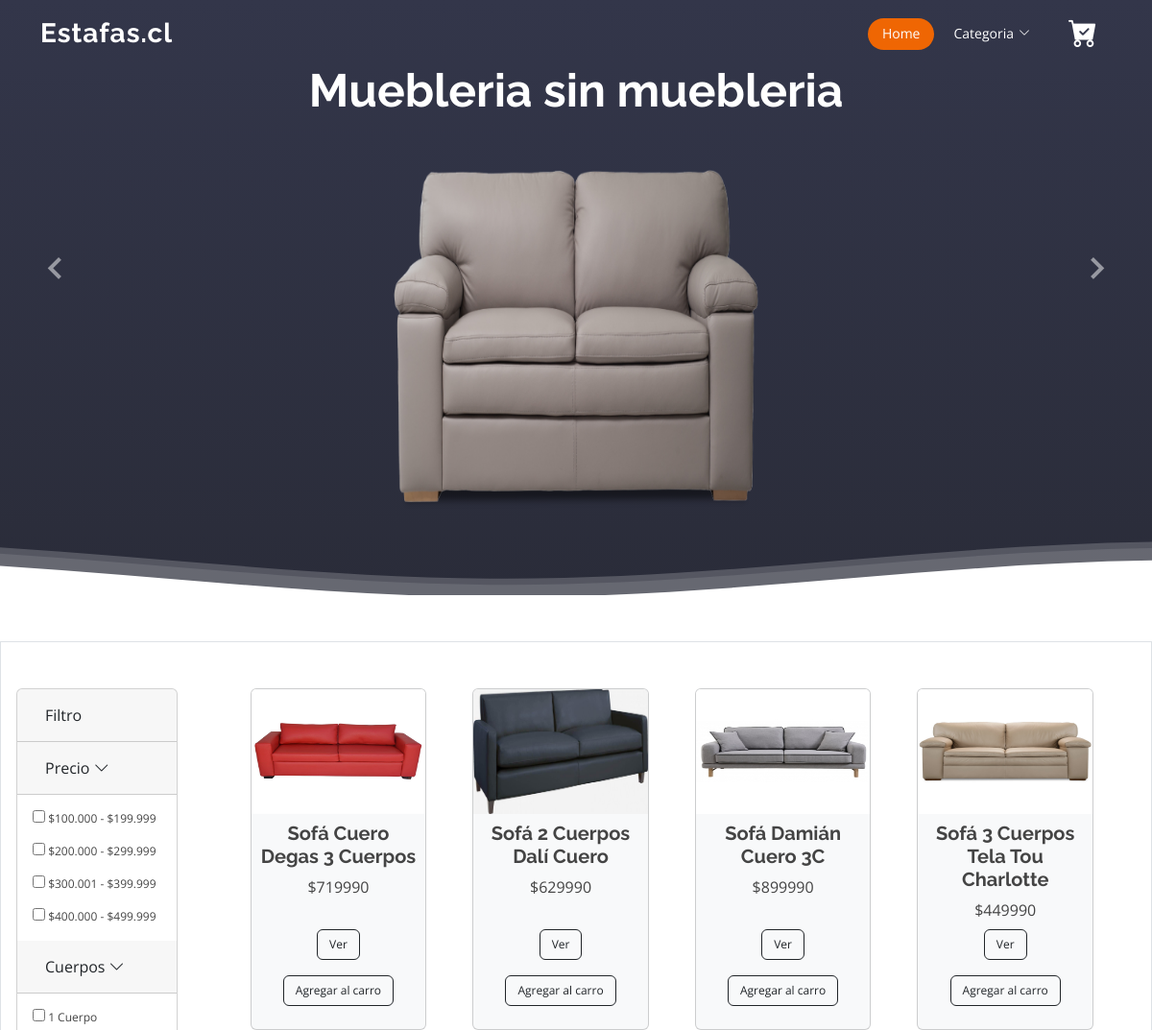
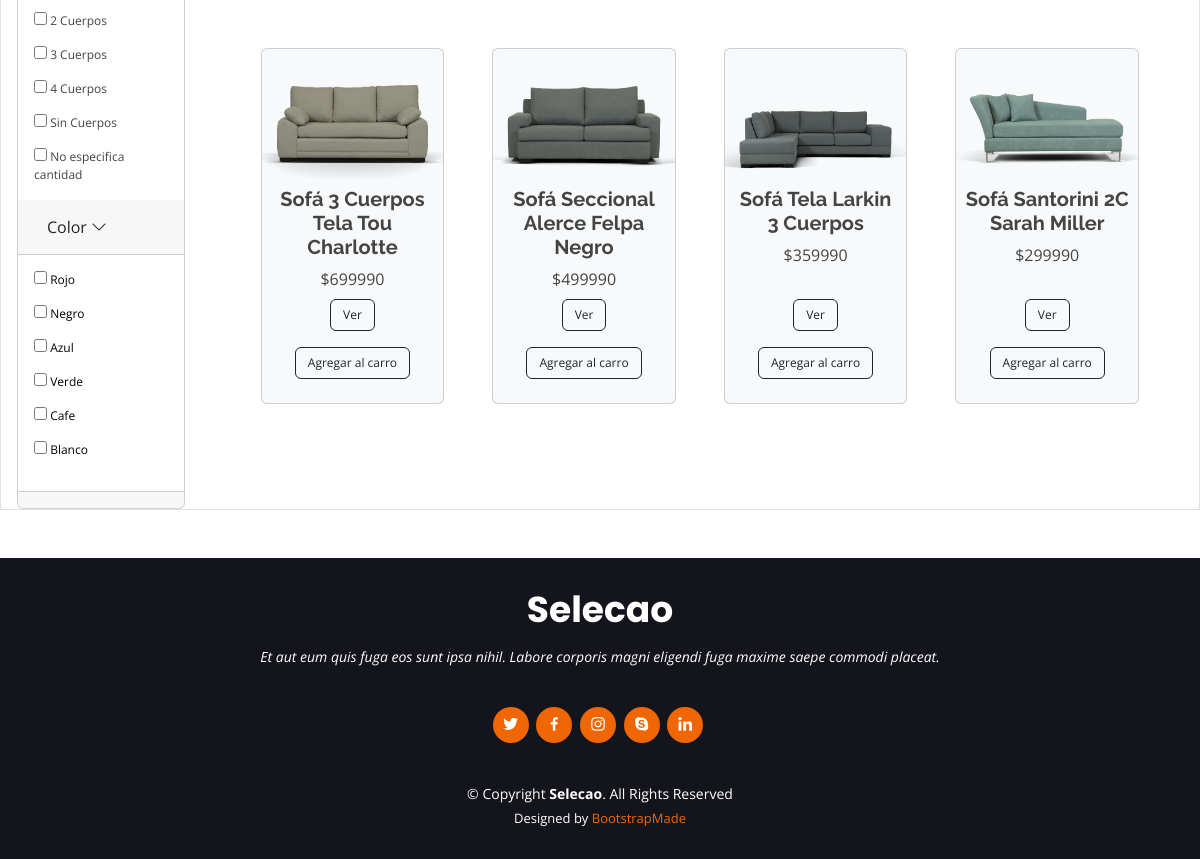
The page / on the database its author committed (2 pictures, top to bottom).
### app_muebleria/models.py (models this page shows, shortened)
class Producto(models.Model):
    sku = models.IntegerField(primary_key=True)
    nombre = models.CharField(max_length=50)
    precio = models.IntegerField()
    medidas = models.CharField(max_length=20)
    marca = models.CharField(max_length=30)
    stock = models.IntegerField()
    img = models.CharField(max_length=100)
    categoriaProducto = models.ForeignKey(Categoria, on_delete=models.CASCADE)
    tipoProducto = models.ForeignKey(TipoProducto, on_delete= models.CASCADE)
    descripcion = models.CharField(max_length= 200)

### app_muebleria/views.py (the view)
# urls.py: path('',listarProductos ,name = "inicio"),
def listarProductos(request):
    global totalPagar
    listado = Producto.objects.all()
    listadoCarro = CarroCompras.objects.all()
    contexto = {'listado' : listado, 'listadoCarro': listadoCarro,'Total': totalPagar}
    return render (request, 'index.html', contexto)

### app_muebleria/Templates/index.html (shortened to what this page needs)
<!DOCTYPE html>
<html lang="en">
<head>
  <link href="https://cdn.jsdelivr.net/npm/bootstrap@5.1.3/dist/css/bootstrap.min.css" rel="stylesheet">
  <link href="static/assets/vendor/animate.css/animate.min.css" rel="stylesheet">
  <link href="static/assets/vendor/aos/aos.css" rel="stylesheet">
  <link href="static/assets/vendor/bootstrap/css/bootstrap.min.css" rel="stylesheet">
  <link href="static/assets/vendor/bootstrap-icons/bootstrap-icons.css" rel="stylesheet">
  <link href="static/assets/vendor/boxicons/css/boxicons.min.css" rel="stylesheet">
  <link href="static/assets/vendor/glightbox/css/glightbox.min.css" rel="stylesheet">
  <link href="static/assets/vendor/remixicon/remixicon.css" rel="stylesheet">
  <link href="static/assets/vendor/swiper/swiper-bundle.min.css" rel="stylesheet">
  <link href="static/assets/css/style.css" rel="stylesheet">
</head>
<body>
  <header id="header" class="fixed-top d-flex align-items-center  header-transparent ">
    <div class="container d-flex align-items-center justify-content-between">
      <div class="logo">
        <h1><a href="{% url 'inicio' %}">Estafas.cl</a></h1>
      </div>
      <nav id="navbar" class="navbar">
        <ul>
          <li><a class="nav-link scrollto active" href="#hero">Home</a></li>
          <li class="dropdown"><a href="#"><span>Categoria</span> <i class="bi bi-chevron-down"></i></a>
          </li>
          <li >
            <a class="nav-link btn-outline-dark" href="#contact" data-bs-toggle="modal" data-bs-target="#myModal" ><i class="bi bi-cart-check-fill" style="font-size: 30px; text-align: center;"></i></a>
          </li>
        </ul>
      </nav>
    </div>
  </header>
  <section id="hero" class="d-flex flex-column justify-content-end align-items-center">
    <div id="heroCarousel" data-bs-interval="3000" class="container carousel carousel-fade" data-bs-ride="carousel">
      <div class="carousel-item active">
        <div class="carousel-container">
          <h2 class="animate__animated animate__fadeInDown">Muebleria sin muebleria</h2>
          <img src="static/img/ProductoEjemplo3.png" alt="Imagen no disponible" width="400" height="400">
        </div>
      </div>
      <a class="carousel-control-prev" href="#heroCarousel" role="button" data-bs-slide="prev">
        <span class="carousel-control-prev-icon bx bx-chevron-left" aria-hidden="true"></span>
      </a>
      <a class="carousel-control-next" href="#heroCarousel" role="button" data-bs-slide="next">
        <span class="carousel-control-next-icon bx bx-chevron-right" aria-hidden="true"></span>
      </a>
    </div>
  </section>
  <main id="main">
    <section class="py-5">
    <div class="container-fluid">
      <div class="row border">
        <div class="col-12 col-sm-4 col-md-2">
          <div class="container px-1 px-lg-1 mt-5">
          <div id="accordion">
            <div class="card h-100" style="font-size: 12px; ">
              <div class="card-header">
                <a class="btn" data-bs-toggle="collapse" href="#collapseZero">
                  Filtro
                </a>
              </div>
              <div class="card-header">
                <a class="btn" data-bs-toggle="collapse" href="#collapseOne">
                  Precio <i class="bi bi-chevron-down"></i>
                </a>
              </div>
              <div id="collapseOne" class="collapse show" data-bs-parent="#accordion">
                <div class="card-body">
                  <div class="form-group">
                    <div class="checkbox">
                      <label><input type="checkbox" style=""> $100.000 - $199.999</label>
                      <label><input type="checkbox" style=""> $200.000 - $299.999</label>
                      <label><input type="checkbox" style=""> $300.001 - $399.999</label>
                      <label><input type="checkbox" style=""> $400.000 - $499.999</label>
                    </div>
                  </div>
                </div>
              </div>
              <div class="card-header">
                <a class="btn" data-bs-toggle="collapse" href="#collapseTwo">
                  Cuerpos  <i class="bi bi-chevron-down"></i>
                </a>
              </div>
              <div id="collapseTwo" class="collapse show" data-bs-parent="#accordion">
                <div class="card-body">
                  <div class="form-group">
                    <div class="checkbox">
                      <label><input type="checkbox" style=""> 1 Cuerpo</label>
                      <label><input type="checkbox" style=""> 2 Cuerpos</label>
                      <label><input type="checkbox" style=""> 3 Cuerpos</label>
                      <label><input type="checkbox" style=""> 4 Cuerpos</label>
                      <label><input type="checkbox" style=""> Sin Cuerpos</label>
                      <label><input type="checkbox" style=""> No especifica cantidad</label>
                    </div>
                  </div>
                </div>
              </div>
              <div class="card-header">
                <a class="btn" data-bs-toggle="collapse" href="#collapseThree">
                  Color  <i class="bi bi-chevron-down" ></i>
                </a>
              </div>
              <div id="collapseThree" class="collapse show" data-bs-parent="#accordion">
                <div class="card-body">
                  <div class="form-group">
                    <div class="checkbox">
                      <label style="color: black;"><input type="checkbox" style=""> Rojo</label>
                      <label style="color: black;"><input type="checkbox" style=""> Negro</label>
                      <label style="color: black;"><input type="checkbox" style=""> Azul</label>
                      <label style="color: black;"><input type="checkbox" style=""> Verde</label>
                      <label style="color: black;"><input type="checkbox" style=""> Cafe</label>
                      <label style="color: black;"><input type="checkbox" style=""> Blanco</label>
                    </div>
                  </div>
                </div>
              </div>
              <div class="card-footer">
              </div>
            </div>
          </div>
          </div>
        </div>
        <div class="col-12 col-sm-8 col-md-10">
          <div class="container px-4 px-lg-5 mt-5">
            <div class="row gx-4 gx-lg-5 row-cols-2 row-cols-md-3 row-cols-xl-4 justify-content-center">
              {% for dato in listado %}
                <div class="col mb-5 ">
                      <div class="card h-100 bg-light">
                        <img class="card-img-top" src="static/img/{{dato.img}}" alt="..." width="150px" height="130px" />
                        <div class="card-body p-2">
                            <div class="text-center">
                                <h5 class="fw-bolder">{{dato.nombre}}</h5>
                                ${{dato.precio}}
                            </div>
                        </div>
                        <div class="card-footer p-4 pt-0 border-top-0 bg-transparent" >
                          <div class="row" >
                            <div class="text-center"><a class="btn btn-outline-dark mt-auto" style="font-size: 12px;" href="detalleProductos/{{dato.sku}}">Ver</a></div>
                            <div class="text-center"><a class="btn btn-outline-dark mt-auto" style="font-size: 12px;" href="agregarDirecto/{{dato.sku}}">Agregar al carro</a></div>
                          </div>
                        </div>
                    </div>
                </div>
                {% endfor %}
            </div>
        </div>
        </div>
      </div>
    </div>
  </section>
  </main>
  <footer id="footer">
    <div class="container">
      <h3>Selecao</h3>
      <p>Et aut eum quis fuga eos sunt ipsa nihil. Labore corporis magni eligendi fuga maxime saepe commodi placeat.</p>
      <div class="social-links">
        <a href="#" class="twitter"><i class="bx bxl-twitter"></i></a>
        <a href="#" class="facebook"><i class="bx bxl-facebook"></i></a>
        <a href="#" class="instagram"><i class="bx bxl-instagram"></i></a>
        <a href="#" class="google-plus"><i class="bx bxl-skype"></i></a>
        <a href="#" class="linkedin"><i class="bx bxl-linkedin"></i></a>
      </div>
      <div class="copyright">
        &copy; Copyright <strong><span>Selecao</span></strong>. All Rights Reserved
      </div>
      <div class="credits">
        Designed by <a href="https://bootstrapmade.com/">BootstrapMade</a>
      </div>
    </div>
  </footer>
</body>
</html>

### app_muebleria/static/assets/css/style.css (style rules this page uses)
body { font-family: "Open Sans", sans-serif; color: #444444; }
a { color: #ef6603; text-decoration: none; }
h1, h2, h3, h4, h5, h6 { font-family: "Raleway", sans-serif; }
#header { height: 70px; transition: all 0.5s; z-index: 997; transition: all 0.5s; background: rgba(42, 44, 57, 0.9); }
#header.header-transparent { background: transparent; }
#header .logo h1 { font-size: 28px; margin: 0; padding: 0; line-height: 1; font-weight: 700; letter-spacing: 1px; }
#header .logo h1 a, #header .logo h1 a:hover { color: #fff; text-decoration: none; }
.navbar { padding: 0; }
.navbar ul { margin: 0; padding: 0; display: flex; list-style: none; align-items: center; }
.navbar li { position: relative; }
.navbar a, .navbar a:focus { display: flex; align-items: center; justify-content: space-between; padding: 5px 15px 7px 15px; margin-left: 5px; font-size: 14px; color: #fff; white-space: nowrap; transition: 0.3s; border-radius: 50px; }
.navbar a i, .navbar a:focus i { font-size: 12px; line-height: 0; margin-left: 5px; }
.navbar a:hover, .navbar .active, .navbar .active:focus, .navbar li:hover>a { background: #ef6603; }
#hero { width: 100%; overflow: hidden; position: relative; background: linear-gradient(0deg, rgb(42, 44, 57) 0%, rgb(51, 54, 74) 100%); padding: 0; }
#hero .carousel-container { display: flex; justify-content: center; align-items: center; flex-direction: column; text-align: center; position: relative; height: 70vh; padding-top: 60px; }
#hero h2 { color: #fff; margin-bottom: 30px; font-size: 48px; font-weight: 700; }
#hero .carousel-control-prev, #hero .carousel-control-next { width: 10%; }
#hero .carousel-control-next-icon, #hero .carousel-control-prev-icon { background: none; font-size: 48px; line-height: 1; width: auto; height: auto; }
@media (min-width: 1024px) { #hero .carousel-control-prev, #hero .carousel-control-next { width: 5%; } }
.hero-waves { display: block; width: 100%; height: 60px; position: relative; }
section { padding: 60px 0; overflow: hidden; }
#footer { background: #14151c; color: #fff; font-size: 14px; text-align: center; padding: 30px 0; }
#footer h3 { font-size: 36px; font-weight: 700; color: #fff; position: relative; font-family: "Poppins", sans-serif; padding: 0; margin: 0 0 15px 0; }
#footer p { font-size: 15; font-style: italic; padding: 0; margin: 0 0 40px 0; }
#footer .social-links { margin: 0 0 40px 0; }
#footer .social-links a { font-size: 18px; display: inline-block; background: #ef6603; color: #fff; line-height: 1; padding: 8px 0; margin-right: 4px; border-radius: 50%; text-align: center; width: 36px; height: 36px; transition: 0.3s; }
#footer .copyright { margin: 0 0 5px 0; }
#footer .credits { font-size: 13px; }

### rows shown on the page
Producto: img (picture), nombre "Sofá Cuero Degas 3 Cuerpos", precio "719990"
Producto: img (picture), nombre "Sofá 2 Cuerpos Dalí Cuero", precio "629990"
Producto: img (picture), nombre "Sofá Damián Cuero 3C", precio "899990"
Producto: img (picture), nombre "Sofá 3 Cuerpos Tela Tou Charlotte", precio "449990"
Producto: img (picture), nombre "Sofá 3 Cuerpos Tela Tou Charlotte", precio "699990"
Producto: img (picture), nombre "Sofá Seccional Alerce Felpa Negro", precio "499990"
Producto: img (picture), nombre "Sofá Tela Larkin 3 Cuerpos", precio "359990"
Producto: img (picture), nombre "Sofá Santorini 2C Sarah Miller", precio "299990"
